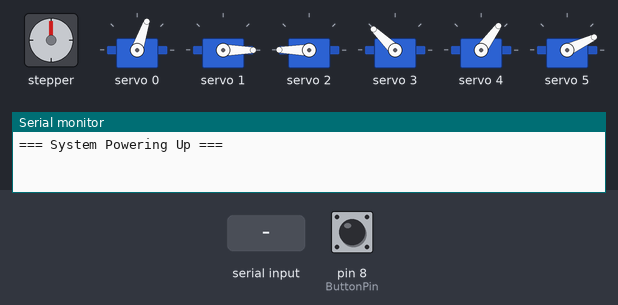
A sketch run on a simulated Arduino Uno, built with avr-gcc and run on an emulated ATmega328P. Shown: stepper motor, 6 × servo, the last lines printed to the serial monitor. Wiring (inferred from the names in the program): stepper motor driver (80 steps per turn assumed): step pin 5; direction pin 4; enable pin 9. Inputs (shaded band) come from the test bench; at power-on: pin 8 (ButtonPin) HIGH.

Above: at 3.9 s.
4.0 s: byte 68 ('D') received over Serial
At 6.8 s:
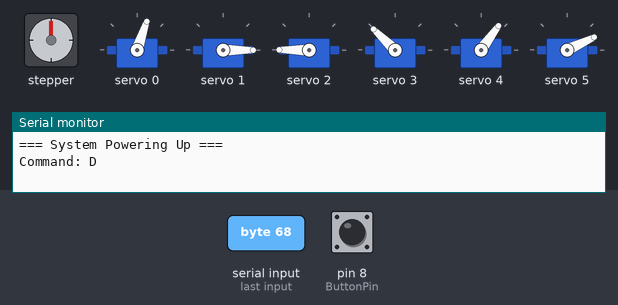
7.0 s: "U" received over Serial
At 9.9 s:
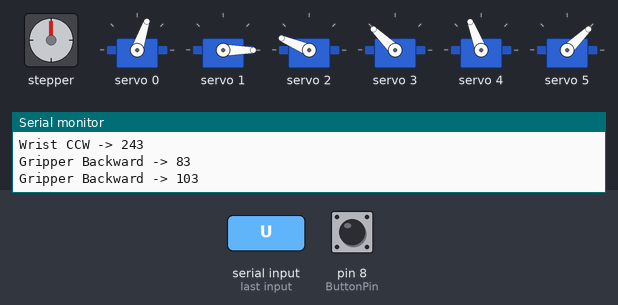
10.0 s: byte 102 ('f') received over Serial
13.0 s: pin 8 (ButtonPin) pulled LOW for 0.15 s
At 13.93 s:
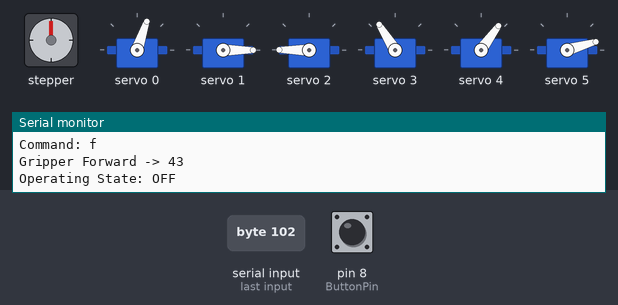
16.1 s: pin 8 (ButtonPin) pulled LOW for 1 s
18.6 s: "G" received over the second serial link
At 20.0 s:
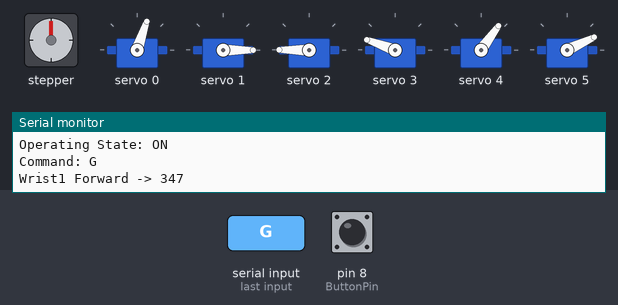
Timing chart, 0 to 21.1 s (numbered marks = the images above; inputs shaded):
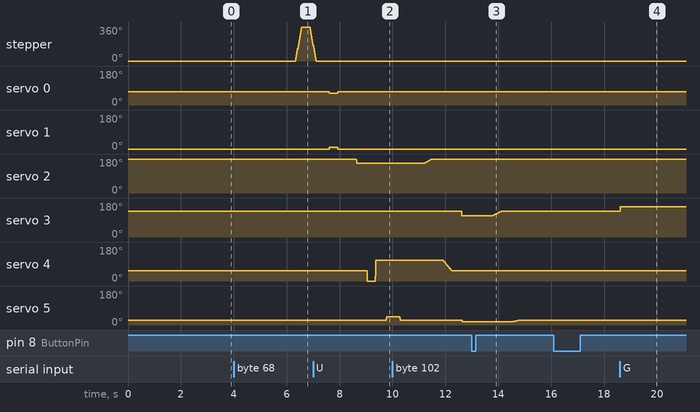

Measured:
- after the input at 4.0 s, stepper: turns 360° clockwise in 0.24 s, then 194° counter-clockwise in 0.13 s
- after the input at 13.0 s, servo 3: moves from 113° to 136° over 0.32 s, starting after 0.79 s; servo 5: moves from 16° to 25° over 0.30 s, starting after 1.5 s
- after the input at 18.6 s, servo 3: 136° → 160° at once

The sketch:

arduino_robot_arm_code.ino
```cpp
#include <HCPCA9685.h>
#include <SoftwareSerial.h>

#define I2CAdd 0x40
#define BT_RX 10   // Arduino RX (connects to BT TX)
#define BT_TX 11   // Arduino TX (connects to BT RX)

HCPCA9685 HCPCA9685(I2CAdd);
SoftwareSerial Bluetooth(BT_RX, BT_TX);  // RX, TX

// Initial parking positions
const int servo_joint_L_parking_pos = 10;
const int servo_joint_R_parking_pos = 10;
const int servo_joint_1_parking_pos = 400;
const int servo_joint_2_parking_pos = 297;
const int servo_joint_3_parking_pos = 123;
const int servo_joint_4_parking_pos = 63;

// Step increments
int servo_joint_L_pos_increment = 20;
int servo_joint_R_pos_increment = 20;
int servo_joint_1_pos_increment = 20;
int servo_joint_2_pos_increment = 50;
int servo_joint_3_pos_increment = 60;
int servo_joint_4_pos_increment = 20;

// Position trackers
int servo_joint_L_parking_pos_i = servo_joint_L_parking_pos;
int servo_joint_R_parking_pos_i = servo_joint_R_parking_pos;
int servo_joint_1_parking_pos_i = servo_joint_1_parking_pos;
int servo_joint_2_parking_pos_i = servo_joint_2_parking_pos;
int servo_joint_3_parking_pos_i = servo_joint_3_parking_pos;
int servo_joint_4_parking_pos_i = servo_joint_4_parking_pos;

// Min/max limits
int servo_joint_L_min_pos = 10;
int servo_joint_L_max_pos = 180;
int servo_joint_R_min_pos = 10;
int servo_joint_R_max_pos = 180;
int servo_joint_1_min_pos = 180;
int servo_joint_1_max_pos = 400;
int servo_joint_2_min_pos = 197;
int servo_joint_2_max_pos = 440;
int servo_joint_3_min_pos = 10;
int servo_joint_3_max_pos = 380;
int servo_joint_4_min_pos = 10;
int servo_joint_4_max_pos = 200;

// === Elbow mapping constants (tune these) ===
const int ELBOW_MIN = 10;    // same as servo_joint_L_min_pos
const int ELBOW_MAX = 180;   // same as servo_joint_L_max_pos
const int ELBOW_STEP = 20;

// Mechanical trims (if one horn is off a bit)
const int L_TRIM = -10;  // was your "-10"
const int R_TRIM = 0;

// Canonical elbow angle (replaces servo_joint_L_parking_pos_i as the source of truth)
int elbow = servo_joint_L_parking_pos;

char state = 0;
int response_time = 5;
int response_time_4 = 2;
int loop_check = 0;
int response_time_fast = 20;
int action_delay = 600;

// Stepper definitions
const int dirPin = 4;
const int stepPin = 5;
const int Enable = 9;
const int stepsPerRevolution = 80;
int stepDelay = 1500;
const int stepsPerRevolutionSmall = 60;
int stepDelaySmall = 9500;

const int ButtonPin = 8;
bool OperatingState = true;
bool lastButtonState = HIGH;   // edge detection flag


unsigned int Pos;

void setup() {
  pinMode(stepPin, OUTPUT);
  pinMode(dirPin, OUTPUT);
  pinMode(Enable, OUTPUT);
  pinMode(ButtonPin, INPUT_PULLUP);  // internal pull-up
  Serial.begin(9600);
  Bluetooth.begin(9600);

  Serial.println("=== System Powering Up ===");

  //   Initialize PCA9685
  HCPCA9685.Init(SERVO_MODE);
  HCPCA9685.Sleep(false);

  // Wait for power rails to stabilize
  delay(800);  // gives PCA9685 + servos time to get stable voltage


  //  Now go to default positions smoothly
  wakeUp();

  delay(100);
}


void loop() {
  bool currentButtonState = digitalRead(ButtonPin);

  if (lastButtonState == HIGH && currentButtonState == LOW) {
    OperatingState = !OperatingState;
    Serial.print("Operating State: ");
    Serial.println(OperatingState ? "ON" : "OFF");

    if (!OperatingState) {
      // When turning OFF: move to neutral, but still flush buffer (optional)
      wakeUp();
    } else {
      // When turning ON: flush all old commands from Bluetooth and Serial
      while (Bluetooth.available()) Bluetooth.read();
      while (Serial.available()) Serial.read();
    }

    delay(200); // debounce
  }

  lastButtonState = currentButtonState;

  // Only process commands if ON
  if (OperatingState) {
    if (Bluetooth.available() > 0 || Serial.available() > 0) {
      if (Bluetooth.available() > 0)
        state = Bluetooth.read();
      else
        state = Serial.read();

      Serial.print("Command: ");
      Serial.println(state);

      switch (state) {
        case 'S': baseRotateLeft(); break;
        case 'O': baseRotateRight(); break;
        case 'c': shoulderServoForward(); break;
        case 'C': shoulderServoBackward(); break;
        case 'p': elbowServoForward(); break;
        case 'P': elbowServoBackward(); break;
        case 'U': wristServo1Backward(); break;
        case 'G': wristServo1Forward(); break;
        case 'R': wristServoCW(); break;
        case 'L': wristServoCCW(); break;
        case 'F': gripperServoBackward(); break;
        case 'f': gripperServoForward(); break;
        case 'D': demoSequence(); break;
        case 'X': wakeUp(); break;
      }
    }
  }

  delay(20);
}

/* === UPDATED SERVO FUNCTIONS (Immediate Increment) === */

void gripperServoForward() {
  if (servo_joint_4_parking_pos_i > servo_joint_4_min_pos) {
    servo_joint_4_parking_pos_i -= servo_joint_4_pos_increment;
    HCPCA9685.Servo(5, servo_joint_4_parking_pos_i);
    delay(response_time);
    Serial.print("Gripper Forward -> ");
    Serial.println(servo_joint_4_parking_pos_i);
  }
}

void gripperServoBackward() {
  if (servo_joint_4_parking_pos_i < servo_joint_4_max_pos) {
    servo_joint_4_parking_pos_i += servo_joint_4_pos_increment;
    HCPCA9685.Servo(5, servo_joint_4_parking_pos_i);
    delay(response_time);
    Serial.print("Gripper Backward -> ");
    Serial.println(servo_joint_4_parking_pos_i);
  }
}

void wristServoCW() {
  if (servo_joint_3_parking_pos_i > servo_joint_3_min_pos) {
    servo_joint_3_parking_pos_i -= servo_joint_3_pos_increment;
    HCPCA9685.Servo(4, servo_joint_3_parking_pos_i);
    delay(response_time_4);
    Serial.print("Wrist CW -> ");
    Serial.println(servo_joint_3_parking_pos_i);
  }
}

void wristServoCCW() {
  if (servo_joint_3_parking_pos_i < servo_joint_3_max_pos) {
    servo_joint_3_parking_pos_i += servo_joint_3_pos_increment;
    HCPCA9685.Servo(4, servo_joint_3_parking_pos_i);
    delay(response_time_4);
    Serial.print("Wrist CCW -> ");
    Serial.println(servo_joint_3_parking_pos_i);
  }
}

void wristServo1Forward() {
  if (servo_joint_2_parking_pos_i < servo_joint_2_max_pos) {
    servo_joint_2_parking_pos_i += servo_joint_2_pos_increment;
    HCPCA9685.Servo(3, servo_joint_2_parking_pos_i);
    delay(response_time);
    Serial.print("Wrist1 Forward -> ");
    Serial.println(servo_joint_2_parking_pos_i);
  }
}

void wristServo1Backward() {
  if (servo_joint_2_parking_pos_i > servo_joint_2_min_pos) {
    servo_joint_2_parking_pos_i -= servo_joint_2_pos_increment;
    HCPCA9685.Servo(3, servo_joint_2_parking_pos_i);
    delay(response_time);
    Serial.print("Wrist1 Backward -> ");
    Serial.println(servo_joint_2_parking_pos_i);
  }
}


// Clamp helper
int clampi(int v, int lo, int hi) { return v < lo ? lo : (v > hi ? hi : v); }

// Apply mapping to both servos (ALWAYS the same equations)
void applyElbow() {
  // Left servo (channel 0) mirrors the elbow value with trim
  int left  = clampi((ELBOW_MAX - elbow) + L_TRIM, servo_joint_L_min_pos, servo_joint_L_max_pos);

  // Right servo (channel 1) follows the elbow value with trim
  int right = clampi(elbow + R_TRIM,           servo_joint_R_min_pos, servo_joint_R_max_pos);

  HCPCA9685.Servo(0, left);
  HCPCA9685.Servo(1, right);
  Serial.print("Elbow-> L:"); Serial.print(left);
  Serial.print(" R:");        Serial.print(right);
  Serial.print("  e:");       Serial.println(elbow);
}

// Move elbow down (increase canonical value) then apply once
void elbowServoForward() {
  elbow = clampi(elbow + ELBOW_STEP, ELBOW_MIN, ELBOW_MAX);
  applyElbow();
  delay(response_time);
}

// Move elbow up (decrease canonical value) then apply once
void elbowServoBackward() {
  elbow = clampi(elbow - ELBOW_STEP, ELBOW_MIN, ELBOW_MAX);
  applyElbow();
  delay(response_time);
}
void shoulderServoForward() {
  if (servo_joint_1_parking_pos_i < servo_joint_1_max_pos) {
    servo_joint_1_parking_pos_i += servo_joint_1_pos_increment;
    HCPCA9685.Servo(2, servo_joint_1_parking_pos_i);
    delay(response_time);
    Serial.print("Shoulder Down -> ");
    Serial.println(servo_joint_1_parking_pos_i);
  }
}

void shoulderServoBackward() {
  if (servo_joint_1_parking_pos_i > servo_joint_1_min_pos) {
    servo_joint_1_parking_pos_i -= servo_joint_1_pos_increment;
    HCPCA9685.Servo(2, servo_joint_1_parking_pos_i);
    delay(response_time);
    Serial.print("Shoulder Up -> ");
    Serial.println(servo_joint_1_parking_pos_i);
  }
}

/* === STEPPER AND WAKE FUNCTIONS (unchanged) === */

void baseRotateLeft() {
  digitalWrite(Enable, LOW);
  digitalWrite(dirPin, HIGH);
  for (int x = 0; x < stepsPerRevolution; x++) {
    digitalWrite(stepPin, HIGH);
    delayMicroseconds(stepDelay);
    digitalWrite(stepPin, LOW);
    delayMicroseconds(stepDelay);
  }
  // digitalWrite(Enable, HIGH);
  delay(response_time);
}

void baseRotateRight() {
  digitalWrite(Enable, LOW);
  digitalWrite(dirPin, LOW);
  for (int x = 0; x < stepsPerRevolution; x++) {
    digitalWrite(stepPin, HIGH);
    delayMicroseconds(stepDelay);
    digitalWrite(stepPin, LOW);
    delayMicroseconds(stepDelay);
  }
  // digitalWrite(Enable, HIGH);
  delay(response_time);
}

void wakeUp() {
  int targets[6] = {
    servo_joint_L_parking_pos,
    servo_joint_R_parking_pos,
    servo_joint_1_parking_pos, // shoulder
    servo_joint_2_parking_pos, // wrist 1
    servo_joint_3_parking_pos, // wrist rotate
    servo_joint_4_parking_pos
  };  // gripper


  int current[6] = {
    servo_joint_L_parking_pos_i,
    servo_joint_R_parking_pos_i,
    servo_joint_1_parking_pos_i,
    servo_joint_2_parking_pos_i,
    servo_joint_3_parking_pos_i,
    servo_joint_4_parking_pos_i
  };

  const int steps = 60;       // interpolation steps (higher = smoother)
  const int stepDelayMs = 5; // delay between steps


  int startElbow  = clampi(current[1] - R_TRIM, ELBOW_MIN, ELBOW_MAX);
  int targetElbow = clampi(targets[1] - R_TRIM, ELBOW_MIN, ELBOW_MAX);

  for (int s = 0; s <= steps; s++) {
    int e = map(s, 0, steps, startElbow, targetElbow);

    // Apply mirrored motion
    int left  = clampi((ELBOW_MAX - e) + L_TRIM, servo_joint_L_min_pos, servo_joint_L_max_pos);
    int right = clampi(e + R_TRIM, servo_joint_R_min_pos, servo_joint_R_max_pos);

    HCPCA9685.Servo(0, left);
    HCPCA9685.Servo(1, right);
    delay(stepDelayMs);
  }

  // Update tracking
  elbow = targetElbow;
  servo_joint_L_parking_pos_i = clampi((ELBOW_MAX - elbow) + L_TRIM, servo_joint_L_min_pos, servo_joint_L_max_pos);
  servo_joint_R_parking_pos_i = clampi(elbow + R_TRIM, servo_joint_R_min_pos, servo_joint_R_max_pos);

  // === STEP 3: Move shoulder ===
  for (int s = 0; s <= steps; s++) {
    int pos = map(s, 0, steps, current[2], targets[2]);
    HCPCA9685.Servo(2, pos);
    delay(stepDelayMs);
  }
  servo_joint_1_parking_pos_i = targets[2];

  // === STEP 4: Move wrist 1 ===
  for (int s = 0; s <= steps; s++) {
    int pos = map(s, 0, steps, current[3], targets[3]);
    HCPCA9685.Servo(3, pos);
    delay(stepDelayMs);
  }
  servo_joint_2_parking_pos_i = targets[3];

  // === STEP 5: Move wrist rotate ===
  for (int s = 0; s <= steps; s++) {
    int pos = map(s, 0, steps, current[4], targets[4]);
    HCPCA9685.Servo(4, pos);
    delay(stepDelayMs);
  }
  servo_joint_3_parking_pos_i = targets[4];

  // === STEP 6: Move gripper ===
  for (int s = 0; s <= steps; s++) {
    int pos = map(s, 0, steps, current[5], targets[5]);
    HCPCA9685.Servo(5, pos);
    delay(stepDelayMs);
  }
  servo_joint_4_parking_pos_i = targets[5];
}
void demoSequence() {

  wakeUp();
  delay(500);

  baseRotateLeft();
  delay(300);
  baseRotateRight();
  delay(500);

  elbowServoForward();
  delay(300);
  elbowServoBackward();
  delay(400);

  for (int i = 0; i < 3; i++) shoulderServoForward();
  delay(300);
  for (int i = 0; i < 3; i++) shoulderServoBackward();
  delay(400);

  for (int i = 0; i < 4; i++) wristServoCW();
  delay(300);
  for (int i = 0; i < 4; i++) wristServoCCW();
  delay(400);

  for (int i = 0; i < 2; i++) gripperServoBackward();
  delay(500);
  for (int i = 0; i < 2; i++) gripperServoForward();
  delay(500);

  wakeUp();
}
```
